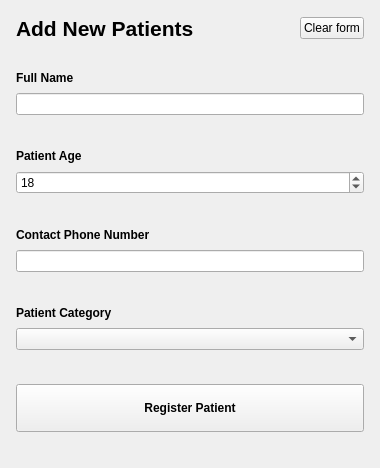
             <widget class="QWidget" name="scrollAreaWidgetContents">
              <property name="geometry">
               <rect>
                <x>0</x>
                <y>0</y>
                <width>380</width>
                <height>468</height>
               </rect>
              </property>
              <property name="sizePolicy">
               <sizepolicy hsizetype="Fixed" vsizetype="Preferred">
                <horstretch>0</horstretch>
                <verstretch>0</verstretch>
               </sizepolicy>
              </property>
              <property name="minimumSize">
               <size>
                <width>380</width>
                <height>0</height>
               </size>
              </property>
              <property name="maximumSize">
               <size>
                <width>0</width>
                <height>16777215</height>
               </size>
              </property>
              <layout class="QVBoxLayout" name="verticalLayout_20">
               <property name="spacing">
                <number>0</number>
               </property>
               <property name="leftMargin">
                <number>0</number>
               </property>
               <property name="topMargin">
                <number>0</number>
               </property>
               <property name="rightMargin">
                <number>24</number>
               </property>
               <property name="bottomMargin">
                <number>0</number>
               </property>
               <item>
                <widget class="QWidget" name="patientsFormContainer" native="true">
                 <property name="sizePolicy">
                  <sizepolicy hsizetype="Fixed" vsizetype="Expanding">
                   <horstretch>0</horstretch>
                   <verstretch>0</verstretch>
                  </sizepolicy>
                 </property>
                 <property name="minimumSize">
                  <size>
                   <width>380</width>
                   <height>0</height>
                  </size>
                 </property>
                 <layout class="QVBoxLayout" name="verticalLayout_13">
                  <property name="spacing">
                   <number>12</number>
                  </property>
                  <property name="leftMargin">
                   <number>16</number>
                  </property>
                  <property name="topMargin">
                   <number>16</number>
                  </property>
                  <property name="rightMargin">
                   <number>16</number>
                  </property>
                  <property name="bottomMargin">
                   <number>16</number>
                  </property>
                  <item>
                   <widget class="QWidget" name="patientsFormContainerTop" native="true">
                    <property name="sizePolicy">
                     <sizepolicy hsizetype="Preferred" vsizetype="Fixed">
                      <horstretch>0</horstretch>
                      <verstretch>0</verstretch>
                     </sizepolicy>
                    </property>
                    <layout class="QHBoxLayout" name="horizontalLayout_15">
                     <property name="spacing">
                      <number>48</number>
                     </property>
                     <property name="leftMargin">
                      <number>0</number>
                     </property>
                     <property name="topMargin">
                      <number>0</number>
                     </property>
                     <property name="rightMargin">
                      <number>0</number>
                     </property>
                     <property name="bottomMargin">
                      <number>0</number>
                     </property>
                     <item>
                      <widget class="QLabel" name="patientsFormContainerTitleLabel">
                       <property name="sizePolicy">
                        <sizepolicy hsizetype="Preferred" vsizetype="Fixed">
                         <horstretch>0</horstretch>
                         <verstretch>0</verstretch>
                        </sizepolicy>
                       </property>
                       <property name="font">
                        <font>
                         <pointsize>16</pointsize>
                         <bold>true</bold>
                        </font>
                       </property>
                       <property name="text">
                        <string>Add New Patients</string>
                       </property>
                      </widget>
                     </item>
                     <item>
                      <widget class="QPushButton" name="clearPatientFormButton">
                       <property name="sizePolicy">
                        <sizepolicy hsizetype="Fixed" vsizetype="Fixed">
                         <horstretch>0</horstretch>
                         <verstretch>0</verstretch>
                        </sizepolicy>
                       </property>
                       <property name="maximumSize">
                        <size>
                         <width>64</width>
                         <height>16777215</height>
                        </size>
                       </property>
                       <property name="font">
                        <font>
                         <pointsize>9</pointsize>
                         <bold>false</bold>
                        </font>
                       </property>
                       <property name="cursor">
                        <cursorShape>PointingHandCursor</cursorShape>
                       </property>
                       <property name="text">
                        <string>Clear form</string>
                       </property>
                      </widget>
                     </item>
                    </layout>
                   </widget>
                  </item>
                  <item>
                   <widget class="QWidget" name="patientFormCard" native="true">
                    <property name="sizePolicy">
                     <sizepolicy hsizetype="Preferred" vsizetype="Expanding">
                      <horstretch>0</horstretch>
                      <verstretch>0</verstretch>
                     </sizepolicy>
                    </property>
                    <layout class="QVBoxLayout" name="verticalLayout_19">
                     <property name="spacing">
                      <number>16</number>
                     </property>
                     <property name="leftMargin">
                      <number>0</number>
                     </property>
                     <property name="topMargin">
                      <number>0</number>
                     </property>
                     <property name="rightMargin">
                      <number>0</number>
                     </property>
                     <property name="bottomMargin">
                      <number>0</number>
                     </property>
                     <item>
                      <widget class="QWidget" name="patientFormField" native="true">
                       <property name="sizePolicy">
                        <sizepolicy hsizetype="Preferred" vsizetype="Fixed">
                         <horstretch>0</horstretch>
                         <verstretch>0</verstretch>
                        </sizepolicy>
                       </property>
                       <layout class="QVBoxLayout" name="verticalLayout_15">
                        <property name="spacing">
                         <number>8</number>
                        </property>
                        <property name="leftMargin">
                         <number>0</number>
                        </property>
                        <property name="topMargin">
                         <number>0</number>
                        </property>
                        <property name="rightMargin">
                         <number>0</number>
                        </property>
                        <property name="bottomMargin">
                         <number>0</number>
                        </property>
                        <item>
                         <widget class="QLabel" name="patientFormLabel">
                          <property name="sizePolicy">
                           <sizepolicy hsizetype="Preferred" vsizetype="Fixed">
                            <horstretch>0</horstretch>
                            <verstretch>0</verstretch>
                           </sizepolicy>
                          </property>
                          <property name="font">
                           <font>
                            <bold>true</bold>
                           </font>
                          </property>
                          <property name="text">
                           <string>Full Name</string>
                          </property>
                         </widget>
                        </item>
                        <item>
                         <widget class="QLineEdit" name="patientNameInput">
                          <property name="inputMask">
                           <string/>
                          </property>
                          <property name="text">
                           <string/>
                          </property>
                         </widget>
                        </item>
                       </layout>
                      </widget>
                     </item>
                     <item>
                      <widget class="QWidget" name="patientFormField_2" native="true">
                       <property name="sizePolicy">
                        <sizepolicy hsizetype="Preferred" vsizetype="Fixed">
                         <horstretch>0</horstretch>
                         <verstretch>0</verstretch>
                        </sizepolicy>
                       </property>
                       <layout class="QVBoxLayout" name="verticalLayout_16">
                        <property name="spacing">
                         <number>8</number>
                        </property>
                        <property name="leftMargin">
                         <number>0</number>
                        </property>
                        <property name="topMargin">
                         <number>0</number>
                        </property>
                        <property name="rightMargin">
                         <number>0</number>
                        </property>
                        <property name="bottomMargin">
                         <number>0</number>
                        </property>
                        <item>
                         <widget class="QLabel" name="patientFormLabel_2">
                          <property name="sizePolicy">
                           <sizepolicy hsizetype="Preferred" vsizetype="Fixed">
                            <horstretch>0</horstretch>
                            <verstretch>0</verstretch>
                           </sizepolicy>
                          </property>
                          <property name="font">
                           <font>
                            <bold>true</bold>
                           </font>
                          </property>
                          <property name="text">
                           <string>Patient Age</string>
                          </property>
                         </widget>
                        </item>
                        <item>
                         <widget class="QSpinBox" name="patientAgeInput">
                          <property name="cursor">
                           <cursorShape>IBeamCursor</cursorShape>
                          </property>
                          <property name="minimum">
                           <number>1</number>
                          </property>
                          <property name="value">
                           <number>18</number>
                          </property>
                         </widget>
                        </item>
                       </layout>
                      </widget>
                     </item>
                     <item>
                      <widget class="QWidget" name="patientFormField_3" native="true">
                       <property name="sizePolicy">
                        <sizepolicy hsizetype="Preferred" vsizetype="Fixed">
                         <horstretch>0</horstretch>
                         <verstretch>0</verstretch>
                        </sizepolicy>
                       </property>
                       <layout class="QVBoxLayout" name="verticalLayout_17">
                        <property name="spacing">
                         <number>8</number>
                        </property>
                        <property name="leftMargin">
                         <number>0</number>
                        </property>
                        <property name="topMargin">
                         <number>0</number>
                        </property>
                        <property name="rightMargin">
                         <number>0</number>
                        </property>
                        <property name="bottomMargin">
                         <number>0</number>
                        </property>
                        <item>
                         <widget class="QLabel" name="patientFormLabel_3">
                          <property name="sizePolicy">
                           <sizepolicy hsizetype="Preferred" vsizetype="Fixed">
                            <horstretch>0</horstretch>
                            <verstretch>0</verstretch>
                           </sizepolicy>
                          </property>
                          <property name="font">
                           <font>
                            <bold>true</bold>
                           </font>
                          </property>
                          <property name="text">
                           <string>Contact Phone Number</string>
                          </property>
                         </widget>
                        </item>
                        <item>
                         <widget class="QLineEdit" name="patientContactInput">
                          <property name="inputMask">
                           <string/>
                          </property>
                          <property name="text">
                           <string/>
                          </property>
                          <property name="maxLength">
                           <number>32767</number>
                          </property>
                         </widget>
                        </item>
                       </layout>
                      </widget>
                     </item>
                     <item>
                      <widget class="QWidget" name="patientFormField_4" native="true">
                       <property name="sizePolicy">
                        <sizepolicy hsizetype="Preferred" vsizetype="Fixed">
                         <horstretch>0</horstretch>
                         <verstretch>0</verstretch>
                        </sizepolicy>
                       </property>
                       <layout class="QVBoxLayout" name="verticalLayout_18">
                        <property name="spacing">
                         <number>8</number>
                        </property>
                        <property name="leftMargin">
                         <number>0</number>
                        </property>
                        <property name="topMargin">
                         <number>0</number>
                        </property>
                        <property name="rightMargin">
                         <number>0</number>
                        </property>
                        <property name="bottomMargin">
                         <number>0</number>
                        </property>
                        <item>
                         <widget class="QLabel" name="patientFormLabel_4">
                          <property name="sizePolicy">
                           <sizepolicy hsizetype="Preferred" vsizetype="Fixed">
                            <horstretch>0</horstretch>
                            <verstretch>0</verstretch>
                           </sizepolicy>
                          </property>
                          <property name="font">
                           <font>
                            <bold>true</bold>
                           </font>
                          </property>
                          <property name="text">
                           <string>Patient Category</string>
                          </property>
                         </widget>
                        </item>
                        <item>
                         <widget class="QComboBox" name="patientCategoryCombo">
                          <property name="cursor">
                           <cursorShape>PointingHandCursor</cursorShape>
                          </property>
                         </widget>
                        </item>
                       </layout>
                      </widget>
                     </item>
                     <item>
                      <widget class="QPushButton" name="registerPatientButton">
                       <property name="minimumSize">
                        <size>
                         <width>0</width>
                         <height>48</height>
                        </size>
                       </property>
                       <property name="maximumSize">
                        <size>
                         <width>16777215</width>
                         <height>48</height>
                        </size>
                       </property>
                       <property name="font">
                        <font>
                         <bold>true</bold>
                        </font>
                       </property>
                       <property name="cursor">
                        <cursorShape>PointingHandCursor</cursorShape>
                       </property>
                       <property name="text">
                        <string>Register Patient</string>
                       </property>
                      </widget>
                     </item>
                    </layout>
                   </widget>
                  </item>
                 </layout>
                </widget>
               </item>
              </layout>
             </widget>
